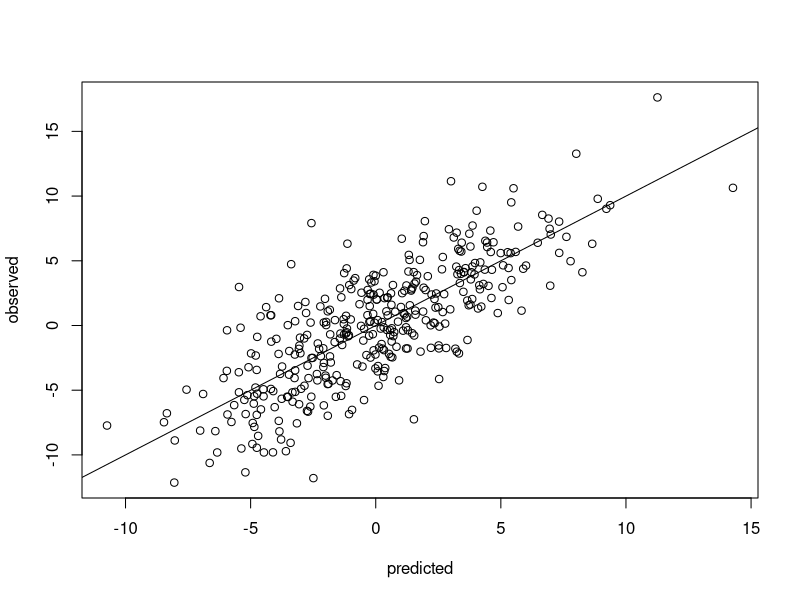

The R source for this figure:
## ---- chunk 1
# Create predictor variables
set.seed(10)
pop = 9000
x1 = rnorm(pop)
x2 = rnorm(pop)
x3 = rnorm(pop)

# Create noise term
noise = rnorm(pop,0,3)

# Generate responce: additive model plus noise, intercept = 0
y = 2*x1 + x2 + 3*x3 + noise

# Organize predictors and responce in data frame
pop_data = data.frame(y, x1, x2, x3)

head(pop_data)

## ---- chunk 2
# Create sample population
n = 375
samp = pop_data[sample(nrow(pop_data), n), ]
# Create model(s)
mod = lm(y ~ x1 + x2 + x3, data=samp)

summary(mod)

## ---- chunk 3
# Function(s)
get_R2 = function(obs, pred, na.rm=FALSE) {
  if (na.rm) {
    true = !(is.na(obs) | is.na(pred))
    obs = obs[true]
    pred = pred[true]
  }
  SSerr = sum((obs - pred)^2)
  SStot = sum((obs - mean(obs))^2)
  R2 = 1 - SSerr / SStot
  return(R2)
}

Leave_one_out = function(data, model) {
  matrixCoef = matrix(NA, nrow=nrow(data), ncol=length(coef(model)))
  colnames(matrixCoef) = names(coef(model))
  predicted = NULL
  rSquared = NULL
  for(i in 1:nrow(data)) {
    trainSet = data[-i,]
    testSet = data[i,]
    trainMod = update(model, data=trainSet)
    matrixCoef[i, ] = coef(trainMod)
    predicted[i] = predict(trainMod, newdata = testSet)
    rSquared[i] = summary(trainMod)$r.squared
    rSquaredCalc = get_R2(residuals(trainMod) + predict(trainMod), predict(trainMod))
  }
  observed = residuals(mod) + predict(mod)
  finalMatrix = data.frame(matrixCoef, predicted, observed, rSquared, rSquaredCalc)
  names(finalMatrix)[1] = 'intercept'
  return(finalMatrix)
}

fit_mod = lm(y ~ x1 + x2 + x3, data=samp)
resultsMatrix = Leave_one_out(samp, fit_mod)

plot(observed ~ predicted, data=resultsMatrix)
abline(a=0, b=1)

head(resultsMatrix)
